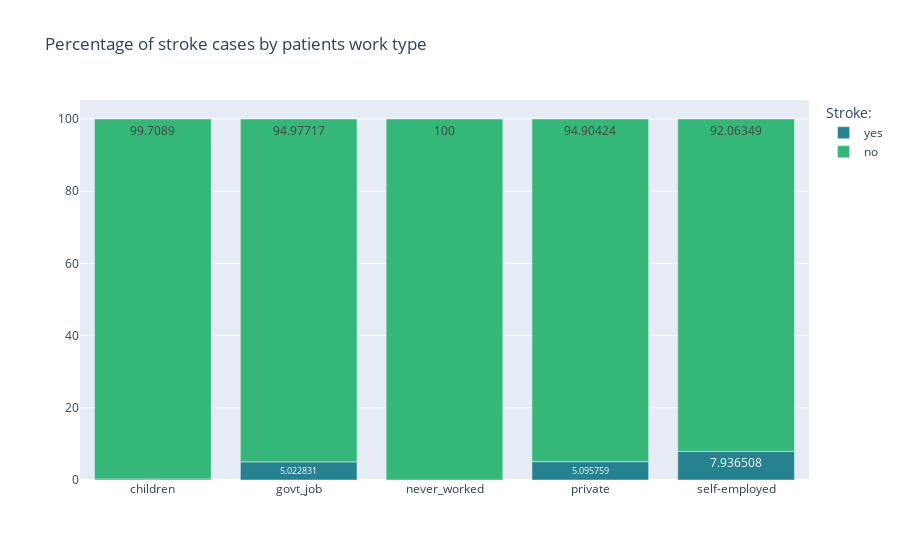

Source (notebook cell):
### Markdown cell above
Let's check the percentage.

### Code cell
work_stroke = h.make_crosstab_percent(stroke_df, "work_type", "stroke")
work_stroke_transf = work_stroke.reset_index()
h.plot_stacked_barchart_plotly(
    work_stroke_transf,
    "work_type",
    ["yes","no"],
    'Percentage of stroke cases by patients work type',
    'Stroke:',
)

### Figure 1 — Plotly figure (JSON) as saved in the notebook; plotly's stock layout.template omitted (floating-point values rounded to 4 significant figures)
{"data": [{"alignmentgroup": "True", "hovertemplate": "variable=yes<br>work_type=%{x}<br>value=%{y}<extra></extra>", "legendgroup": "yes", "marker": {"color": "#26828e", "pattern": {"shape": ""}}, "name": "yes", "offsetgroup": "yes", "orientation": "v", "showlegend": true, "textposition": "auto", "texttemplate": "%{y}", "type": "bar", "x": ["children", "govt_job", "never_worked", "private", "self-employed"], "xaxis": "x", "y": [0.2911, 5.023, 0, 5.096, 7.937], "yaxis": "y"}, {"alignmentgroup": "True", "hovertemplate": "variable=no<br>work_type=%{x}<br>value=%{y}<extra></extra>", "legendgroup": "no", "marker": {"color": "#35b779", "pattern": {"shape": ""}}, "name": "no", "offsetgroup": "no", "orientation": "v", "showlegend": true, "textposition": "auto", "texttemplate": "%{y}", "type": "bar", "x": ["children", "govt_job", "never_worked", "private", "self-employed"], "xaxis": "x", "y": [99.71, 94.98, 100, 94.9, 92.06], "yaxis": "y"}], "layout": {"barmode": "relative", "legend": {"title": {"text": "Stroke:"}, "tracegroupgap": 0}, "title": {"text": "Percentage of stroke cases by patients work type"}, "xaxis": {"anchor": "y", "domain": [0, 1], "title": {"text": ""}}, "yaxis": {"anchor": "x", "domain": [0, 1], "title": {"text": ""}}}}
